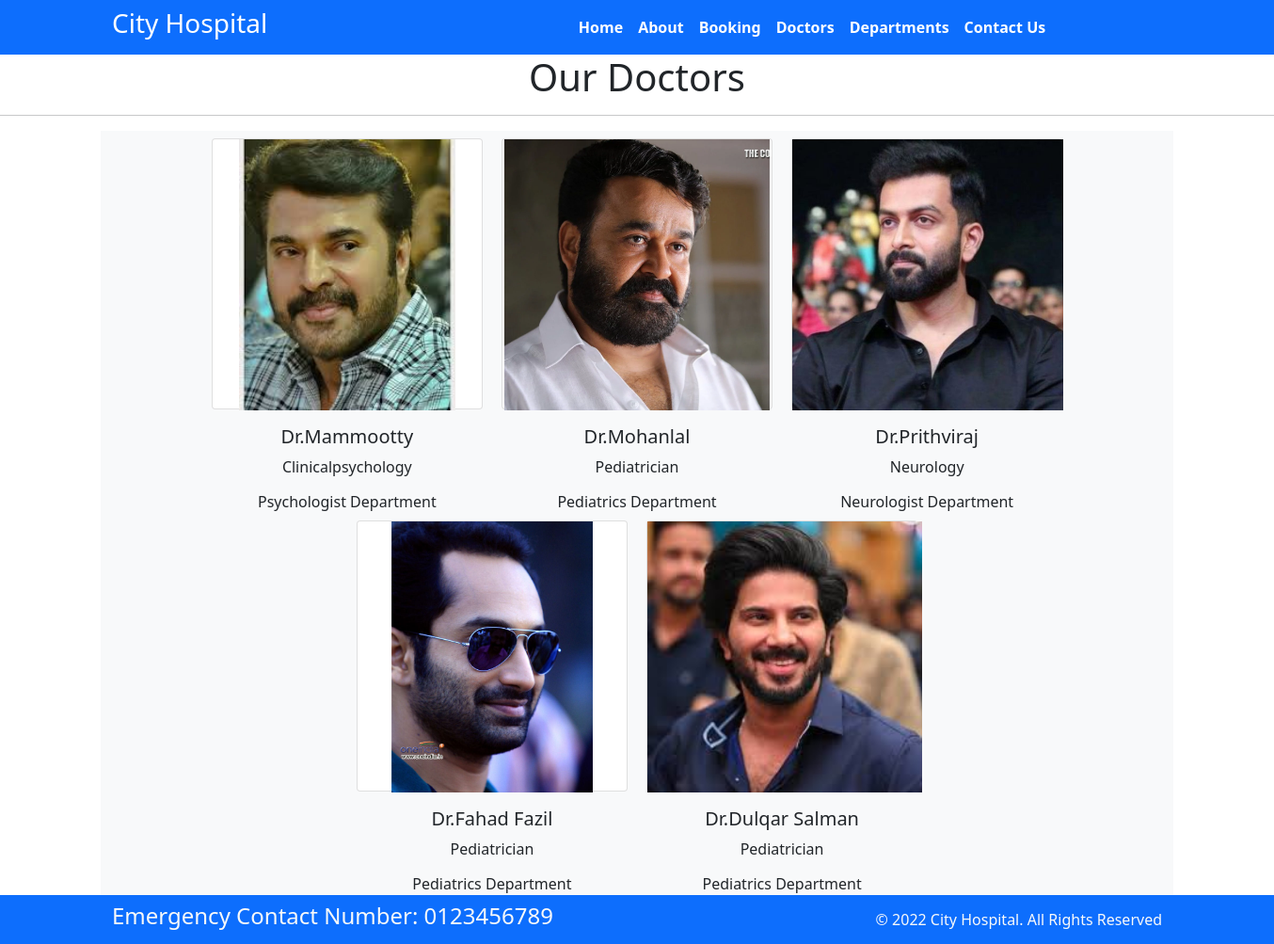
The app's page /doctors/ with its own data.
### homeapp/models.py (models this page shows, shortened)
class Doctors(models.Model):
    doc_name=models.CharField(max_length=255)
    doc_spec=models.CharField(max_length=255)
    dep_name=models.ForeignKey(Department,on_delete=models.CASCADE)
    doc_image =models.ImageField(upload_to='doctors')

class Department(models.Model):
    dep_name=models.CharField(max_length=100)
    dep_description=models.TextField()
    def __str__(self):
        return  self.dep_name

### homeapp/views.py (the view)
# urls.py: path('doctors/',views.doctors,name='doctors'),
def doctors(request):
    doct=Doctors.objects.all()
    return render (request,'doctors.html',{'doct':doct})

### templates/doctors.html (shortened to what this page needs)
{% extends 'base.html' %}
{% load static %}
{% block content %}
<h1 class="text-center">Our Doctors  </h1>
<hr>
<div class="container text-center bg-light ">
    {% for i in doct %}
    <div class= "card img card text-center my-2 mx-2 " style="width: 18rem;height: 18rem; display: inline-block;">
        <img src="{{i.doc_image.url}} "style= "width=:18rem;height:18rem; class="card-img-top" alt="...">
        <div class="card-body">
          <h5 class="card-title">Dr.{{i.doc_name}}</h5>
          <p class="card-text">{{i.doc_spec}}</p>
          <h6>{{i.dep_name}} Department</h6>
        </div>
      </div>
      {% endfor %}
</div>
{% endblock %}

### templates/base.html (shortened to what this page needs)
{% load static %}
<!DOCTYPE html>
<html>
  <head>
    <link rel="stylesheet"
      href=" https://cdn.jsdelivr.net/npm/bootstrap@5.1.3/dist/css/bootstrap.min.css ">
    <link rel="stylesheet"
      href="https://use.fontawesome.com/releases/v5.2.0/css/all.css">
    <link rel="stylesheet" href="{% static '/css/style.css' %}">
  </head>
  <body>
    <nav class="navbar bg-primary navbar-expand-md ">
      <div class="container col-12">
        <div class="col-2 text-left pl-md-0">
          <h3 class="text-white"> City Hospital </h3>
        </div>
        <div
          class=" container col-12 navbar-collapse justify-content-center col-12  navbar-collapse-3">
          <ul class="navbar-nav justify-content-center  fw-bold">
            <li class="nav-item active">
              <a class="nav-link text-white" href="{% url 'home' %}">Home </a>
            </li>
            <li class="nav-item">
              <a class="nav-link text-white" href="{% url 'about' %}">About</a>
            </li>
            <li class="nav-item">
              <a class="nav-link text-white" href="{% url 'booking' %}">Booking</a>
            </li>
            <li class="nav-item">
              <a class="nav-link text-white" href="{% url 'doctors' %}">Doctors</a>
            </li>
			 <li class="nav-item">
              <a class="nav-link text-white" href="{% url 'department' %}">Departments</a>
            </li>
            <li class="nav-item">
              <a class="nav-link text-white" href="{% url 'contact' %}">Contact Us</a>
            </li>
          </ul>
        </div>
      </div>
    </nav>
{% block content %}
{% endblock %}
    <section class="">
      <footer class="pt-2 pb-2  bg-primary text-light">
        <div class="container">
          <div class="row align-items-center">
            <div class="col-12 col-md-8">
              <h4>Emergency Contact Number: 0123456789</h4>
            </div>
            <div class="col-12 col-md-4 mt-4 mt-md-0 text-center text-md-end">
              © 2022 City Hospital. All Rights Reserved
            </div>
          </div>
        </div>
      </footer>
    </section>
  </body>
</html>

### records on screen
Doctors: doc_image (picture), doc_name "Mammootty", doc_spec "Clinicalpsychology", dep_name "Psychologist"
Doctors: doc_image (picture), doc_name "Mohanlal", doc_spec "Pediatrician", dep_name "Pediatrics"
Doctors: doc_image (picture), doc_name "Prithviraj", doc_spec "Neurology", dep_name "Neurologist"
Doctors: doc_image (picture), doc_name "Fahad Fazil", doc_spec "Pediatrician", dep_name "Pediatrics"
Doctors: doc_image (picture), doc_name "Dulqar Salman", doc_spec "Pediatrician", dep_name "Pediatrics"
